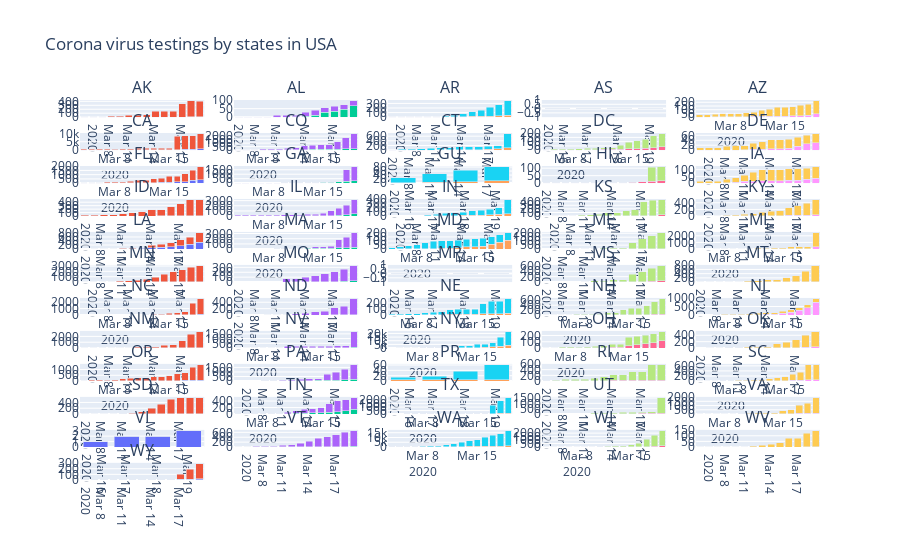

The code cell stored with this chart in its notebook:
### Code cell
import numpy as np

df = df2
states = df.state.unique()

from plotly.subplots import make_subplots

total_cols = 5
total_rows = int(len(states)/total_cols) + 1

fig = make_subplots(rows=total_rows, cols=total_cols, subplot_titles=states)
bars = dict()
for idx, state in enumerate(states):
    dfstate = df[df.state == state]
    dfstate = dfstate.sort_values(by='date')
    
    dates, positives, negatives = [],[],[]
    for idx, row in dfstate.iterrows():
        date, positive, negative = str(row.date), row.positive, row.negative
        if str(positive) == 'nan':
            positive = 0
        if str(negative)=='nan':
            negative = 0
        dates.append(pd.Timestamp(date))
        positives.append(positive)
        negatives.append(negative)
    data=[
        go.Bar(x=dates, y=positives, hovertext=['pos:'+str(int(p)) for p in positives]),
        go.Bar(x=dates, y=negatives, hovertext=['neg:'+str(int(n)) for n in negatives])
    ]
    
    cols = total_cols
    i, j = int(idx/cols)+1, idx%cols+1
    fig.add_trace(data[0], row=i, col=j)
    fig.add_trace(data[1], row=i, col=j)
fig.update_layout(barmode='stack', height=2000, showlegend=False, title_text='Corona virus testings by states in USA')
fig.show()
plotly.offline.plot(fig, filename = 'corona_states.html', auto_open=False)
